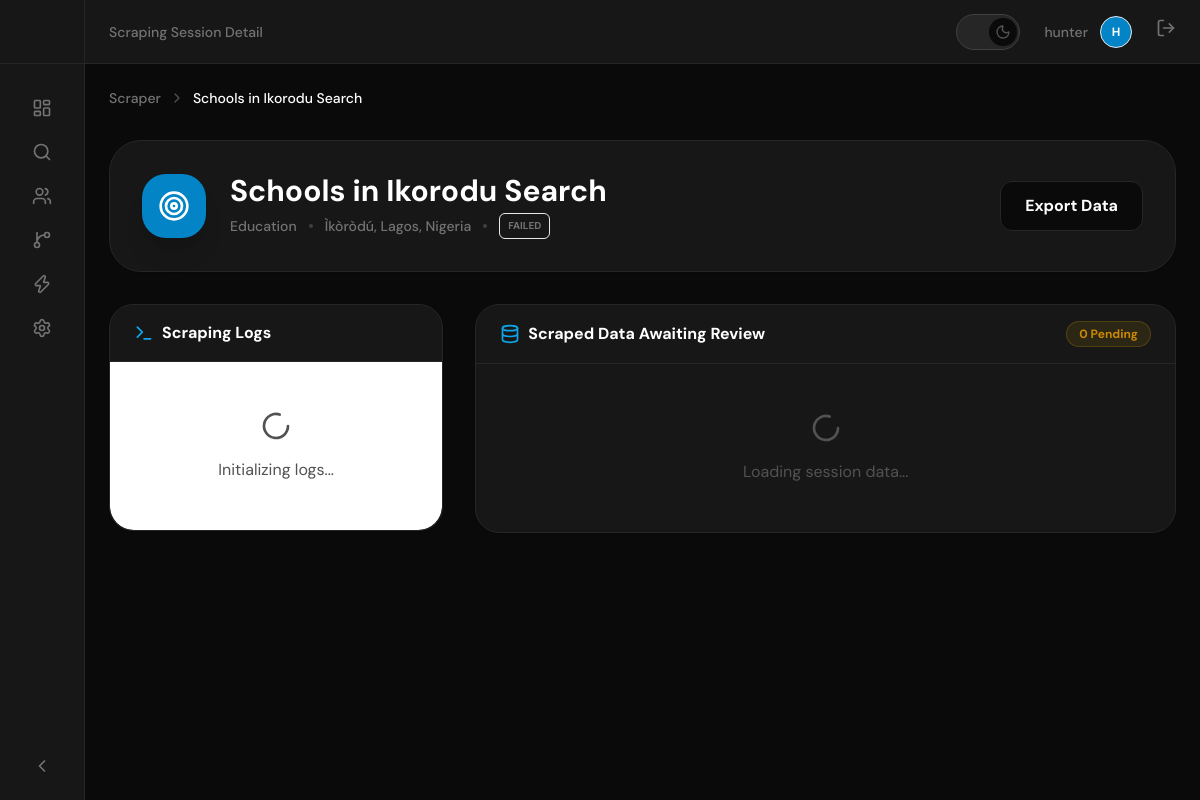
Page /dashboard/scraper/session/4/ (signed in) on the committed database.
### leads/models.py (models this page shows, shortened)
class ScraperJob(models.Model):
    STATUS_CHOICES = [
        ('pending', 'Pending'),
        ('running', 'Running'),
        ('completed', 'Completed'),
        ('failed', 'Failed'),
    ]
    name = models.CharField(max_length=255, help_text="Session name for this niche")
    niche = models.CharField(max_length=255)
    keywords = models.CharField(max_length=512)
    region = models.CharField(max_length=255)
    status = models.CharField(max_length=20, choices=STATUS_CHOICES, default='pending')
    progress = models.IntegerField(default=0)
    leads_found = models.IntegerField(default=0)
    stop_requested = models.BooleanField(default=False)
    created_at = models.DateTimeField(auto_now_add=True)
    completed_at = models.DateTimeField(null=True, blank=True)
    logs = models.TextField(default="", blank=True)

### leads/views.py (the view)
# urls.py: path('scraper/session/<int:pk>/', views.scraper_session_detail, name='scraper-session-detail'),
@login_required
def scraper_session_detail(request, pk):
    job = get_object_or_404(ScraperJob, pk=pk)
    raw_leads = job.raw_leads.filter(is_approved=False).order_by('-created_at')
    context = {
        'job': job,
        'raw_leads': raw_leads,
    }
    return render(request, 'leads/scraper_session_detail.html', context)

### leads/templates/leads/scraper_session_detail.html (shortened to what this page needs)
{% extends 'base.html' %}
{% block header_title %}Scraping Session Detail{% endblock %}
{% block content %}
<div class="space-y-8">
    <nav class="flex items-center space-x-2 text-sm font-medium">
        <a href="{% url 'leads:scraper-dashboard' %}" class="text-surface-500 hover:text-primary-500 transition-colors">Scraper</a>
        <i data-lucide="chevron-right" class="w-4 h-4 text-surface-400"></i>
        <span class="text-surface-950">{{ job.name }}</span>
    </nav>
    <div class="bg-surface-100 border border-surface-200 p-8 rounded-[2rem] shadow-sm">
        <div class="flex flex-col lg:flex-row lg:items-center justify-between gap-6">
            <div class="flex items-center space-x-6">
                <div class="w-16 h-16 bg-primary-600 rounded-3xl flex items-center justify-center text-white shadow-xl shadow-primary-600/20">
                    <i data-lucide="target" class="w-8 h-8"></i>
                </div>
                <div>
                    <h1 class="text-3xl font-bold mb-1 text-surface-950">{{ job.name }}</h1>
                    <div class="flex flex-wrap items-center gap-3 text-sm">
                        <span class="text-surface-500 font-medium">{{ job.niche }}</span>
                        <span class="w-1 h-1 bg-surface-300 rounded-full"></span>
                        <span class="text-surface-500 font-medium">{{ job.region }}</span>
                        <span class="w-1 h-1 bg-surface-300 rounded-full"></span>
                        <span class="px-2 py-0.5 rounded-md text-[10px] font-bold uppercase border
                            {% if job.status == 'completed' %}bg-green-500/10 text-green-500 border-green-500/20
                            {% elif job.status == 'running' %}bg-primary-500/10 text-primary-500 border-primary-500/20
                            {% else %}bg-surface-500/10 text-surface-500 border-surface-500/20{% endif %}">
                            {{ job.status }}
                        </span>
                    </div>
                </div>
            </div>
            <div class="flex items-center space-x-3">
                <button class="bg-surface-50 text-surface-950 border border-surface-200 px-6 py-3 rounded-xl font-bold hover:bg-surface-200 transition-all">
                    Export Data
                </button>
            </div>
        </div>
    </div>
    <div class="grid grid-cols-1 lg:grid-cols-3 gap-8">
        <div class="lg:col-span-1 space-y-6">
            <div class="bg-surface-100 border border-surface-200 rounded-3xl overflow-hidden shadow-sm">
                <div class="px-6 py-4 border-b border-surface-200 bg-surface-200/30">
                    <h2 class="font-bold flex items-center text-surface-950">
                        <i data-lucide="terminal" class="w-5 h-5 mr-2 text-primary-500"></i>
                        Scraping Logs
                    </h2>
                </div>
                <div id="logs-container" hx-get="{% url 'leads:scraper-logs-partial' job.pk %}" hx-trigger="load">
                    <div class="p-12 text-center text-surface-400 bg-surface-950 rounded-b-3xl">
                        <i data-lucide="loader-2" class="w-8 h-8 animate-spin mx-auto mb-4"></i>
                        <p>Initializing logs...</p>
                    </div>
                </div>
            </div>
        </div>
        <div class="lg:col-span-2">
            <div class="bg-surface-100 border border-surface-200 rounded-3xl overflow-hidden shadow-sm">
                <div class="px-6 py-4 border-b border-surface-200 bg-surface-200/30 flex items-center justify-between">
                    <h2 class="font-bold flex items-center text-surface-950">
                        <i data-lucide="database" class="w-5 h-5 mr-2 text-primary-500"></i>
                        Scraped Data Awaiting Review
                    </h2>
                    <span class="px-3 py-1 rounded-full bg-yellow-500/10 text-yellow-600 text-xs font-bold border border-yellow-500/20">
                        {{ raw_leads.count }} Pending
                    </span>
                </div>
                <div id="raw-leads-list" hx-get="{% url 'leads:raw-lead-list-partial' %}?job_id={{ job.id }}" hx-trigger="load, rawLeadsChanged from:body">
                    <div class="p-12 text-center text-surface-400">
                        <i data-lucide="loader-2" class="w-8 h-8 animate-spin mx-auto mb-4"></i>
                        <p>Loading session data...</p>
                    </div>
                </div>
            </div>
        </div>
    </div>
</div>
{% endblock %}

### templates/base.html (shortened to what this page needs)
<!DOCTYPE html>
<html lang="en" class="dark">
<head>
    <script src="https://cdn.tailwindcss.com"></script>
</head>
<body class="bg-surface-50 text-surface-900 font-sans transition-colors duration-300" hx-headers='{"X-CSRFToken": "{{ csrf_token }}"}'>
    <div class="flex h-screen overflow-hidden" x-data="{ sidebarOpen: false, sidebarCollapsed: $persist(false).as('sidebarCollapsed') }">
        <aside class="fixed inset-y-0 left-0 z-50 bg-surface-100 border-r border-surface-200 transform transition-all duration-300 ease-in-out md:relative md:translate-x-0 sidebar-transition"
               :class="{
                   'translate-x-0': sidebarOpen,
                   '-translate-x-full': !sidebarOpen,
                   'w-64': !sidebarCollapsed,
                   'w-20': sidebarCollapsed
               }">
            <div class="flex items-center h-16 px-6 border-b border-surface-200" :class="sidebarCollapsed ? 'justify-center' : 'justify-between'">
            </div>
            <nav class="mt-6 px-4 space-y-1">
                <a href="{% url 'leads:dashboard' %}" class="flex items-center px-4 py-2.5 text-sm font-medium rounded-lg transition-all group {% if request.resolver_match.url_name == 'dashboard' %}bg-primary-600 text-white shadow-lg shadow-primary-600/20{% else %}text-surface-500 hover:text-surface-950 hover:bg-surface-200{% endif %}" :title="sidebarCollapsed ? 'Dashboard' : ''">
                    <i data-lucide="layout-dashboard" class="w-5 h-5 shrink-0" :class="sidebarCollapsed ? 'mr-0' : 'mr-3'"></i>
                </a>
                <a href="{% url 'leads:scraper-dashboard' %}" class="flex items-center px-4 py-2.5 text-sm font-medium rounded-lg transition-all group {% if request.resolver_match.url_name == 'scraper-dashboard' %}bg-primary-600 text-white shadow-lg shadow-primary-600/20{% else %}text-surface-500 hover:text-surface-950 hover:bg-surface-200{% endif %}" :title="sidebarCollapsed ? 'Scraper' : ''">
                    <i data-lucide="search" class="w-5 h-5 shrink-0" :class="sidebarCollapsed ? 'mr-0' : 'mr-3'"></i>
                </a>
                <a href="{% url 'leads:lead-list' %}" class="flex items-center px-4 py-2.5 text-sm font-medium rounded-lg transition-all group {% if request.resolver_match.url_name == 'lead-list' %}bg-primary-600 text-white shadow-lg shadow-primary-600/20{% else %}text-surface-500 hover:text-surface-950 hover:bg-surface-200{% endif %}" :title="sidebarCollapsed ? 'Leads' : ''">
                    <i data-lucide="users" class="w-5 h-5 shrink-0" :class="sidebarCollapsed ? 'mr-0' : 'mr-3'"></i>
                </a>
                <a href="{% url 'leads:pipeline' %}" class="flex items-center px-4 py-2.5 text-sm font-medium rounded-lg transition-all group {% if request.resolver_match.url_name == 'pipeline' %}bg-primary-600 text-white shadow-lg shadow-primary-600/20{% else %}text-surface-500 hover:text-surface-950 hover:bg-surface-200{% endif %}" :title="sidebarCollapsed ? 'Pipeline' : ''">
                    <i data-lucide="git-branch" class="w-5 h-5 shrink-0" :class="sidebarCollapsed ? 'mr-0' : 'mr-3'"></i>
                </a>
                <a href="{% url 'leads:automation-dashboard' %}" class="flex items-center px-4 py-2.5 text-sm font-medium rounded-lg transition-all group {% if request.resolver_match.url_name == 'automation-dashboard' %}bg-primary-600 text-white shadow-lg shadow-primary-600/20{% else %}text-surface-500 hover:text-surface-950 hover:bg-surface-200{% endif %}" :title="sidebarCollapsed ? 'Automation' : ''">
                    <i data-lucide="zap" class="w-5 h-5 shrink-0" :class="sidebarCollapsed ? 'mr-0' : 'mr-3'"></i>
                </a>
                <a href="{% url 'leads:settings' %}" class="flex items-center px-4 py-2.5 text-sm font-medium rounded-lg transition-all group {% if request.resolver_match.url_name == 'settings' %}bg-primary-600 text-white shadow-lg shadow-primary-600/20{% else %}text-surface-500 hover:text-surface-950 hover:bg-surface-200{% endif %}" :title="sidebarCollapsed ? 'Settings' : ''">
                    <i data-lucide="settings" class="w-5 h-5 shrink-0" :class="sidebarCollapsed ? 'mr-0' : 'mr-3'"></i>
                </a>
                <a href="{% url 'resumes:resume-list' %}" class="flex items-center px-4 py-2.5 text-sm font-medium rounded-lg transition-all group {% if 'resumes' in request.path %}bg-primary-600 text-white shadow-lg shadow-primary-600/20{% else %}text-surface-500 hover:text-surface-950 hover:bg-surface-200{% endif %}" :title="sidebarCollapsed ? 'Resumes' : ''>
                    <i data-lucide="file-text" class="w-5 h-5 shrink-0" :class="sidebarCollapsed ? 'mr-0' : 'mr-3'"></i>
                </a>
                <a href="{% url 'resumes:payment-list' %}" class="flex items-center px-4 py-2.5 text-sm font-medium rounded-lg transition-all group {% if 'payments' in request.path %}bg-primary-600 text-white shadow-lg shadow-primary-600/20{% else %}text-surface-500 hover:text-surface-950 hover:bg-surface-200{% endif %}" :title="sidebarCollapsed ? 'Payments' : ''>
                    <i data-lucide="credit-card" class="w-5 h-5 shrink-0" :class="sidebarCollapsed ? 'mr-0' : 'mr-3'"></i>
                </a>
            </nav>
            <div class="absolute bottom-4 left-0 w-full px-4 hidden md:block">
                <button @click="sidebarCollapsed = !sidebarCollapsed" class="flex items-center w-full px-4 py-2 text-sm font-medium text-surface-500 hover:text-surface-950 hover:bg-surface-200 rounded-lg transition-all">
                    <i data-lucide="chevron-left" class="w-5 h-5 transition-transform" :class="sidebarCollapsed ? 'rotate-180' : ''"></i>
                </button>
            </div>
        </aside>
        <div class="flex-1 flex flex-col overflow-hidden bg-surface-50">
            <header class="h-16 bg-surface-100 border-b border-surface-200 flex items-center justify-between px-6 transition-colors duration-300">
                <div class="text-sm font-medium text-surface-500">
                    {% block header_title %}Huntly{% endblock %}
                </div>
                <div class="flex items-center space-x-6">
                    <button id="theme-toggle" class="relative inline-flex h-9 w-16 items-center justify-center rounded-full bg-surface-200 border border-surface-300 transition-all duration-300 focus:outline-none">
                        <div class="absolute left-1 flex h-7 w-7 items-center justify-center rounded-full bg-surface-50 shadow-sm transition-all duration-300 transform dark:translate-x-7">
                            <i data-lucide="moon" class="w-4 h-4 hidden dark:block text-surface-400"></i>
                        </div>
                    </button>
                    <a href="{% url 'leads:profile' %}" class="flex items-center space-x-3 group">
                        <span class="text-sm text-surface-500 font-medium group-hover:text-surface-950 transition-colors">{{ user.username }}</span>
                        <div class="w-8 h-8 rounded-full bg-primary-600 border border-primary-500/20 flex items-center justify-center text-xs font-bold text-white group-hover:scale-110 transition-transform">
                            {{ user.username.0|upper }}
                        </div>
                    </a>
                    <form action="{% url 'core:logout' %}" method="post" class="inline">
                        <button type="submit" class="text-surface-500 hover:text-surface-950 transition-colors">
                            <i data-lucide="log-out" class="w-5 h-5"></i>
                        </button>
                    </form>
                </div>
            </header>
            <main class="flex-1 overflow-x-hidden overflow-y-auto bg-surface-50 p-6">
                {% block content %}{% endblock %}
            </main>
        </div>
    </div>
</body>
</html>

### templates/base.html (style rules this page uses)
:root { --primary-50: #f0f9ff; --primary-100: #e0f2fe; --primary-200: #bae6fd; --primary-300: #7dd3fc; --primary-400: #38bdf8; --primary-500: #0ea5e9; --primary-600: #0284c7; --primary-700: #0369a1; --primary-800: #075985; --primary-900: #0c4a6e; --surface-50: #ffffff; --surface-100: #f5f5f5; --surface-200: #eeeeee; --surface-300: #e0e0e0; --surface-400: #bdbdbd; --surface-500: #9e9e9e; --surface-600: #757575; --surface-700: #616161; --surface-800: #424242; --surface-900: #212121; --surface-950: #0a0a0a; }
.dark { --surface-50: #0a0a0a; --surface-100: #171717; --surface-200: #262626; --surface-300: #404040; --surface-400: #525252; --surface-500: #737373; --surface-600: #a3a3a3; --surface-700: #d4d4d4; --surface-800: #e5e5e5; --surface-900: #f5f5f5; --surface-950: #ffffff; }
.sidebar-transition { transition: all 0.3s cubic-bezier(0.4, 0, 0.2, 1); }
body { background-color: var(--surface-50); color: var(--surface-900); }

### rows in the picture
ScraperJob: name "Schools in Ikorodu Search", niche "Education", region "Ìkòròdú, Lagos, Nigeria", status "FAILED"

### other values in the picture
{{ user.username }} "hunter"
{{ user.username.0|upper }} "H"
{{ raw_leads.count }} "0"
